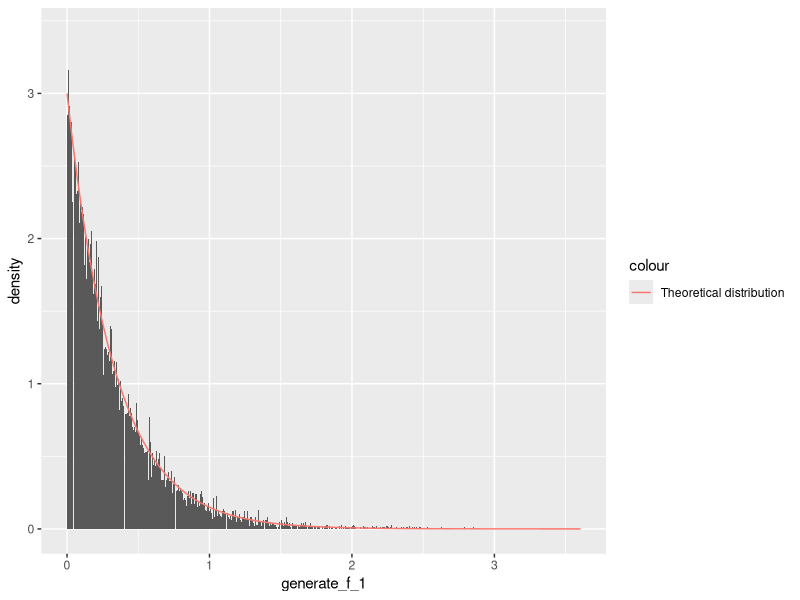
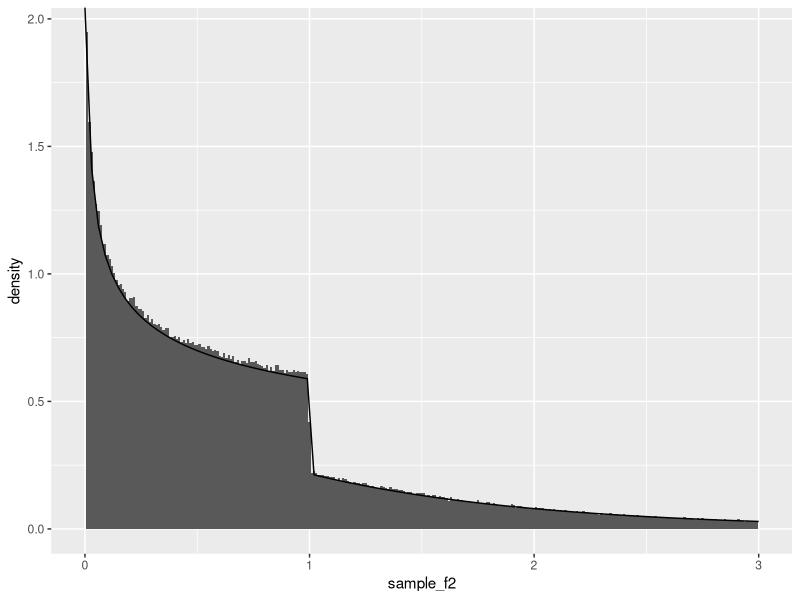
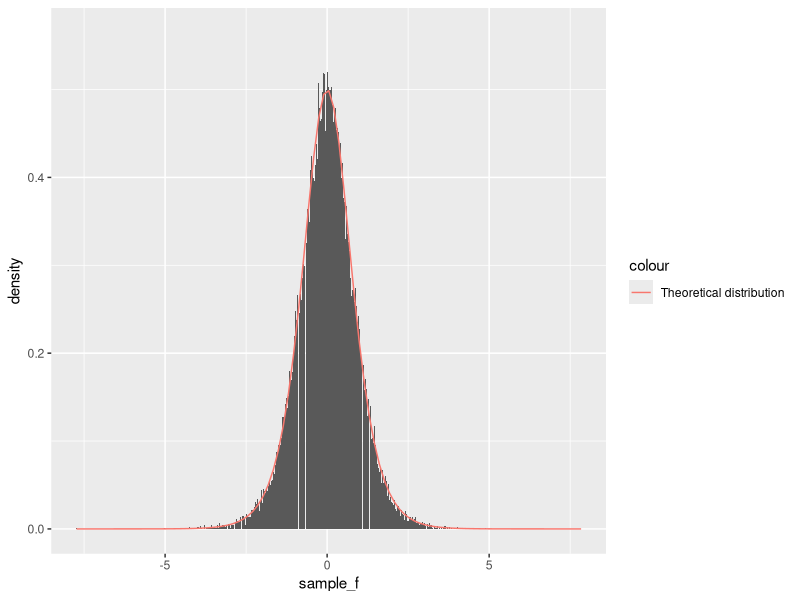
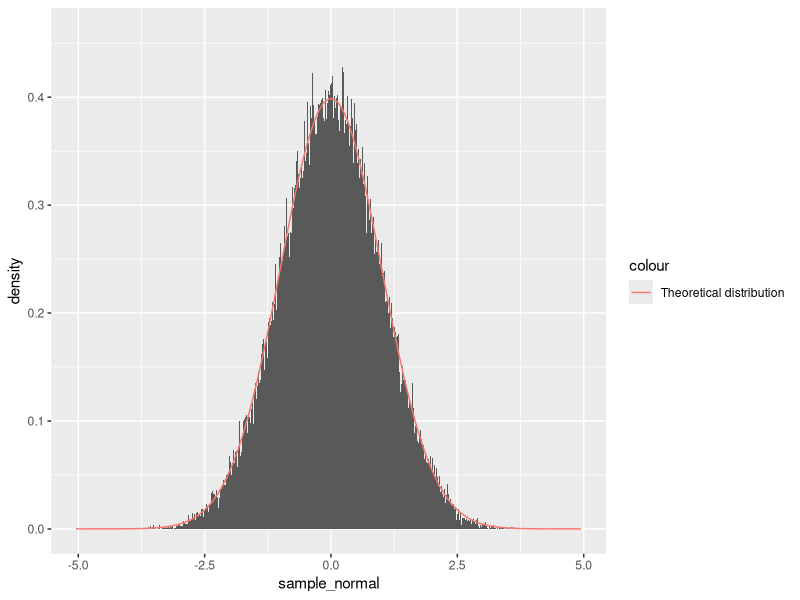
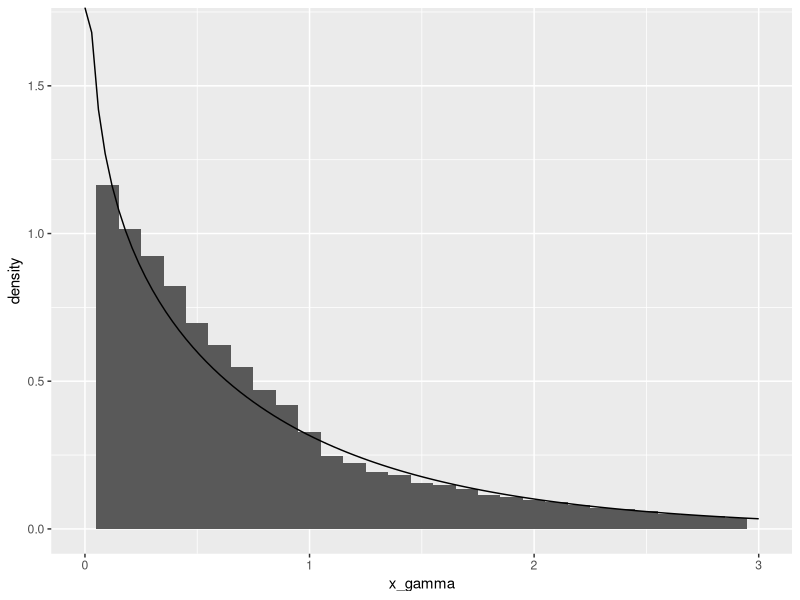
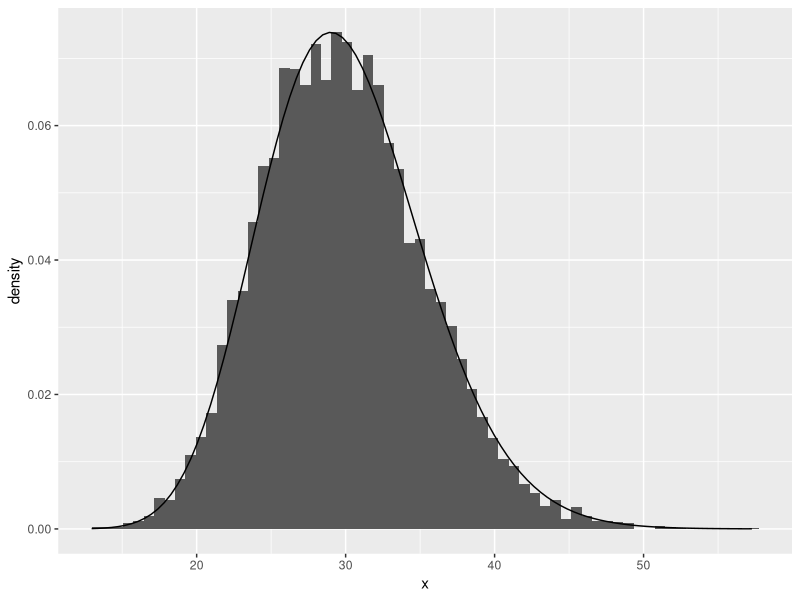
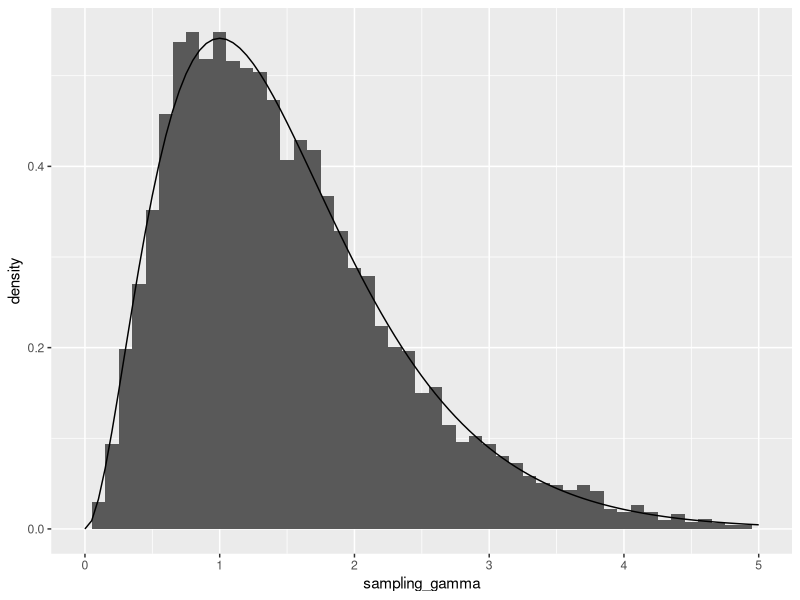
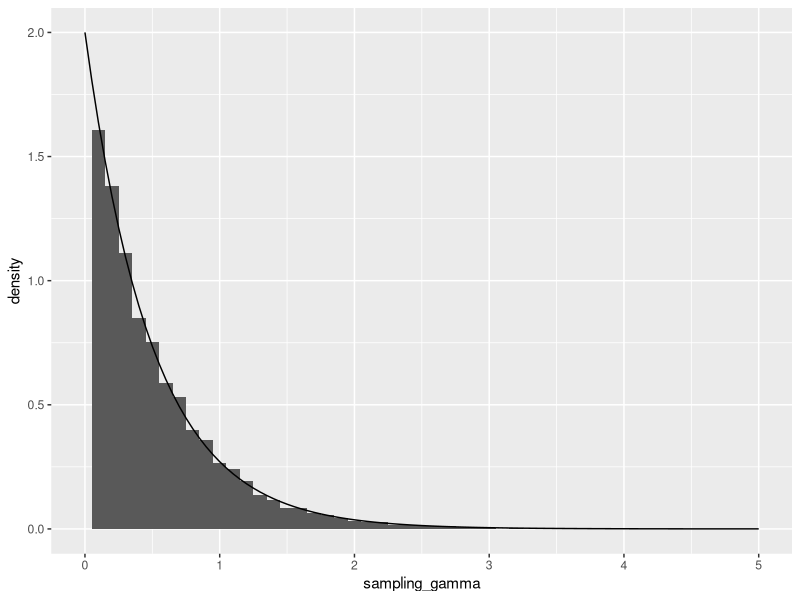

These charts were generated, in order, by the following R code:
## ---- chunk 1
library(knitr)
knitr::opts_chunk$set(echo = TRUE,tidy=TRUE,message=FALSE,warning=FALSE,
                      strip.white=TRUE,
                      prompt=FALSE,
                      cache=TRUE, 
                      size="scriptsize",
                      fig.width=5, 
                      fig.height=5, 
                      fig.align = "center")
## ---- chunk 2
generate_exponential <- function(n, lambda)
{
  u <-runif(n)
  x <- -(1/lambda) * log(u)
  return(x)
}
## ---- chunk 3
library(ggplot2)

theoretical_f_1 <-function(x,lambda)
{
  return(lambda*exp(-lambda*x))
}
set.seed(2)
n=100000
lambda=3
generate_f_1=generate_exponential(n, lambda)


ggplot()+
  geom_histogram(
    data=as.data.frame(generate_f_1),
    mapping=aes(x=generate_f_1,y=..density..),
    binwidth=0.001
    
  )+
  stat_function(
  fun=theoretical_f_1,
  args=list(lambda=lambda),
  aes(col="Theoretical distribution")
)
## ---- chunk 4
  sample_g = function(n, alpha) {
    c = (alpha * exp(1)) / (alpha + exp(1))
    u = runif(n)
    samples = vector(length=n)
    samples[u < c/alpha] = (alpha/c*u[u < c/alpha])^(1/alpha)
    
    samples[u >= c/alpha] = log(c / (1 - u[u >= c/alpha]))
    return(samples)
  }
## ---- chunk 5

  density_g = function(x, alpha) {
    # Normalizing constant c:
    c = alpha*exp(1)/(alpha + exp(1))
    
    # Create an empty vector of same length as x:
    density = vector(length = length(x))
    
    # All elements corresponding to x < 1:
    density[x < 1.] = c*x[x<1.]^(alpha-1)
    
    # All elements corresponding to x >= 1:
    density[x >= 1.] = c*exp(-x[x>=1.])
    return(as.double(density))
  }


n=1000000
alpha=0.75
sample_f2<-sample_g(n,alpha)
ggplot()+
  geom_histogram(
    data=as.data.frame(sample_f2),
    mapping=aes(x=sample_f2,y=..density..),
    binwidth=0.01
    
  )+
  stat_function(fun=density_g,args=list(alpha=alpha))+
  xlim(0,3)
  
## ---- chunk 6
generate_f <- function(n, alpha)
{
  u<-runif(n)
  x<-(1/alpha)*log(u/(1-u))
  return(x)
}
## ---- chunk 7
theoretical_f <- function(x, alpha) {
return(alpha * exp(alpha * x) / (1 + exp(alpha * x))^2)
}

## ---- chunk 8
library(ggplot2)
n=1000000
alpha=2
sample_f <- generate_f(n,alpha)
ggplot()+
  geom_histogram(
    data=as.data.frame(sample_f),
    mapping=aes(x=sample_f,y=..density..),
    binwidth=0.001,
  ) +
  stat_function(
    fun=theoretical_f,
    args=list(alpha=alpha),
    aes(col="Theoretical distribution")
  )
## ---- chunk 9
generate_from_normal <- function(n)
{
  u1<-runif(n)
  u2<-runif(n)
  r<-sqrt(-2*log(u1))
  x_1<-2*pi*u2
  x=r*cos(x_1)
  return(x)
}
n=1000000
sample_normal<-generate_from_normal(n)
ggplot()+
  geom_histogram(
    data=as.data.frame(sample_normal),
    mapping=aes(x=sample_normal, y=..density..),
    binwidth=0.001
  )+
  stat_function(
    fun=dnorm,
    args=list(mean=0,sd=1),
    aes(col="Theoretical distribution")
  )
## ---- chunk 10
generate_d_normal <-function(n,mu,cov,d)
{
  #D is the cholesky decomposition of the covariance matrix
  D<-t(chol(cov))
  x<-generate_from_normal(n)
  y<-mu+D %*% x
  return(y)
}
## ---- chunk 11
sample_gamma<-function(n,alpha)
{
  x<-vector(mode="numeric", length=n)
  c<-(alpha+exp(1))/(alpha+exp(1))
  for (i in 1:n) {
    finished=0
    while(finished==0)
    {
    xi<-sample_g(1,alpha)
    u<-runif(1)
    f<-dgamma(xi,alpha)
    g<-density_g(xi,alpha)
    gamma<-(1/c)*(f/g)
    if(u<=gamma)
    {
      x[i]=xi
      finished=1
    }
    }
  }
  return(x)
}

x_gamma<-sample_gamma(100000,0.8)
ggplot()+
  geom_histogram(
    data=as.data.frame(x_gamma),
    mapping=aes(x=x_gamma,y=..density..),
    binwidth=0.1
  )+
  stat_function(
    fun=dgamma,
    args=list(shape=0.8)
  )+
  xlim(0,3)

## ---- chunk 12

log_f_star <- function(x, alpha ) {
if(x<=0)
{
  return(0)
}
  else if(x>0)
  {
    return(log(x^(alpha-1)*exp(-x)))
  }
}


# Function generating samples from f
sample_gamma_2<-function(n,alpha)
{
  a<-sqrt((alpha-1)^(alpha-1)*exp(-alpha+1))
  b<-sqrt((alpha+1)^(alpha+1)*exp(-alpha-1))
  loga <- log(a)
  logb <- log(b)
  x<-vector()
  count<-0
  for(i in 1:n)
  {
    finished=0
    while(finished==0)
    {
      log_x1<-loga+log(runif(1))
      log_x2<-logb+log(runif(1))
      fun<-log_f_star(exp(log_x2-log_x1), alpha)
      if(log_x1<=(1/2)*fun)
      {
        x[i]=exp(log_x2-log_x1)
        finished=1
      }
      count<-count+1
    }
  }
  return(list(x=x,count=count))
}

## ---- chunk 13
n<-10000
alpha<-30
x<-sample_gamma_2(n,alpha)$x

ggplot()+
  geom_histogram(
    data=as.data.frame(x), mapping=aes(x=x, y=..density..), binwidth=0.7)+
  stat_function(fun=dgamma, args=list(shape=alpha))
## ---- chunk 14
sample_gamma_final<-function(n, alpha,beta)
{
  #If alpha=1, we generate from the exponential distribution
  if(alpha==1)
  {
    x<-generate_exponential(n,beta)
  }
  #If alpha>1 we use the function from B.2
  else if(alpha>1)
  {
    x<-(1/beta)*sample_gamma_2(n,alpha)$x
  }
  #If 0<alpha<1, we use the function from B.1
  else if(alpha>0 & alpha<1)
  {
    x<-(1/beta)*sample_gamma(n,alpha)
  }
  else
  {
    return(0)
  }
}
## ---- chunk 15
alpha=3
beta=2
n=10000
sampling_gamma<-sample_gamma_final(n,alpha,beta)

ggplot()+
  geom_histogram(
    data=as.data.frame(sampling_gamma),                     mapping=aes(x=sampling_gamma,y=..density..), binwidth=0.1)+
  xlim(0,5)+
stat_function(
  fun=dgamma,
  args=list(shape=alpha, rate=beta)
)
## ---- chunk 16
alpha=1
beta=2
n=10000
sampling_gamma<-sample_gamma_final(n,alpha,beta)

ggplot()+
  geom_histogram(
    data=as.data.frame(sampling_gamma),                     mapping=aes(x=sampling_gamma,y=..density..), binwidth=0.1)+
  xlim(0,5)+
stat_function(
  fun=dgamma,
  args=list(shape=alpha, rate=beta)
)
## ---- chunk 17
alpha=0.5
beta=3
n=10000
sampling_gamma<-sample_gamma_final(n,alpha,beta)

ggplot()+
  geom_histogram(
    data=as.data.frame(sampling_gamma),                     mapping=aes(x=sampling_gamma,y=..density..), binwidth=0.01)+
  xlim(0,5)+xlim(0,2)+ylim(0,6)+
stat_function(
  fun=dgamma,
  args=list(shape=alpha, rate=beta)
)
## ---- chunk 18
sample_from_beta <-function(n,alpha,beta)
{
  x<-sample_gamma_final(n,alpha,1)
  y<-sample_gamma_final(n,beta,1)
  z<-x/(x+y)
  return(z)
}
## ---- chunk 19
alpha=3
beta=2
sampling_beta<-sample_from_beta(n, alpha, beta)

ggplot()+
  geom_histogram(
    data=as.data.frame(sampling_beta),
    mapping=aes(x=sampling_beta, y=..density..),
    binwidth=0.01
  )+
  stat_function(fun=dbeta, args=list(shape1=alpha,shape2=beta))
## ---- chunk 20
set.seed(321)                       # Seed for reproducibility.
n        = 1e5
x        = generate_from_normal(n)  # Drawing n samples fron N(0,1)
h        = x>4
MCest    = mean(h)                  # Monte Carlo estimate
theta    = pnorm(4, lower.tail = F) # True theta
                                    # Confidence interval and results
svMC     = sum((h - MCest)^2)/(n*(n-1)) # Sample Variance
alpha    = 0.05
t        = qt(alpha/2, n-1, lower.tail = F) # (1-alpha) significance
lwrUpr   = sqrt(svMC)*t # lower and upper deviation from mean
ciMC     = MCest + c(-lwrUpr, lwrUpr)
resultMC = c(Estimator= MCest, 
             Confint  = ciMC, 
             Var      = svMC, 
             error    = abs(theta-MCest))
resultMC
theta
## ---- chunk 21
expSampler <- function(n){
  # Samples from proposal distribution g
  u = runif(n)
  return(sqrt(16-2*log(1-u)))
}

w <- function(x) {
  # Weight function
  f = dnorm(x)
  g = ifelse(x>4, x*exp(8-0.5*x^2),0)
  return(f/g)
}
set.seed(321)
gx        = expSampler(n) # Sample from proposal
gh        = (gx>4)*1
ISest     = mean(gh*w(gx))
svIS      = sum((gh*w(gx) - ISest)^2)/(n*(n-1))
ISconfint = ISest + c(-t*sqrt(svIS), t*svIS)
# Results
resultIS  = c(ISestimate=ISest, confint=ISconfint, var=svIS, error = abs(theta - ISest))
results   = rbind(MC=resultMC, IS=resultIS)
results
theta
## ---- chunk 22
expSamplerAnti <- function(n) {
  # Pairwise sampling from proposal distribution
  # evaluated at u and 1-u.
  u = runif(n) 
  return(data.frame(x=sqrt(16-2*log(1-u)),
                    y=sqrt(16-2*log(u))))
}
# xy <- expSamplerAnti(n)
# gx <- ifelse(xy$x>4, xy$x*exp(8-0.5*xy$x^2),0)
# gy <- ifelse(xy$y>4, xy$y*exp(8-0.5*xy$y^2),0)
# plot(xy$x,gx)
# points(xy$y,gy, col="cyan3",cex=1)
## ---- chunk 23
set.seed(321)
n = 5e4
xy = expSamplerAnti(n)
hxy = (xy>4)*1
hwx = hxy[,"x"]*w(xy$x)
hwy = hxy[,"y"]*w(xy$y)
hwxy = (hwx + hwy)/2
ASest = mean(hwxy)
var(hwxy)
svAS = (var(hwx) + var(hwy) + 2*cov(hwx,hwy))/4
lwrUprAS = c(-t,t)*sqrt(svAS)
confintAS = ASest + lwrUprAS
resultAS <- c(ASest, confintAS, svAS, abs(theta - ASest))
rbind(results, AS=resultAS)
## ---- chunk 24
f_posterior <-function(theta)
{
  return((2+theta)^125*(1-theta)^(18+20)*theta^(34))
}

c<-optimize(f_posterior, c(0,1), maximum = TRUE)$objective
## ---- chunk 25

rejection_sampling_f <-function(n, p){
  # p is the posterior function
  x<-vector(mode="numeric",length=n)
  num_gen=0
  for(i in 1:n){
    finished=0
    while(finished==0){
      xi<-runif(1)
      alpha<-(1/c)*p(xi)
      u<-runif(1)
      if(u<=alpha){
        x[i]=xi
        finished=1
        }
      num_gen<-num_gen+1
      }
    }
  return(list(sample_f=x,numbers=num_gen))
}
## ---- chunk 26

norm_con<-integrate(f_posterior,0,1)$val

posterior <-function(theta)
{
  return((1/norm_con)*f_posterior(theta))
}
## ---- chunk 27
M<-10000
theta_sampling<-rejection_sampling_f(M, f_posterior)$sample_f

ggplot()+
  geom_histogram(data=as.data.frame(theta_sampling),          mapping=aes(x=theta_sampling,y=..density..),
                 binwidth = 0.01)+
stat_function(
  fun=posterior,
)
## ---- chunk 28
mu_hat<-mean(theta_sampling)
mu_hat

mu_theoretical<-integrate(function(theta)(theta*posterior(theta)),0,1)$val
mu_theoretical
## ---- chunk 29
total_number<-rejection_sampling_f(M, f_posterior)$numbers
num<-total_number/10000
## ---- chunk 30
f_posterior15 <- function(theta){
  # Posterior when prior is beta(1,5)
  return(f_posterior(theta) * (1-theta)^4)
}

norm_con15 = integrate(f_posterior15, 0, 1)$val
c<-optimize(f_posterior15, c(0,1), maximum = TRUE)$objective

posterior15 <- function(theta){
  # Normalized posterior
  return(f_posterior15(theta)/norm_con15)
}

w <- function(x){
  return((1-x)^4)
}

impSamp = theta_sampling*w(theta_sampling)
# Self-normalized IS estimate
impEst = sum(impSamp)/sum(w(theta_sampling)) 
# Theoretical mean
mu_theoretical15 = integrate(function(theta) (theta*posterior15(theta)),0,1)$val
c(IS = impEst, Theoretical = mu_theoretical15)
rbind(Estimate = c(B15 = impEst, B11 = mu_hat),
      NumericalInt = c(mu_theoretical15,mu_theoretical))
